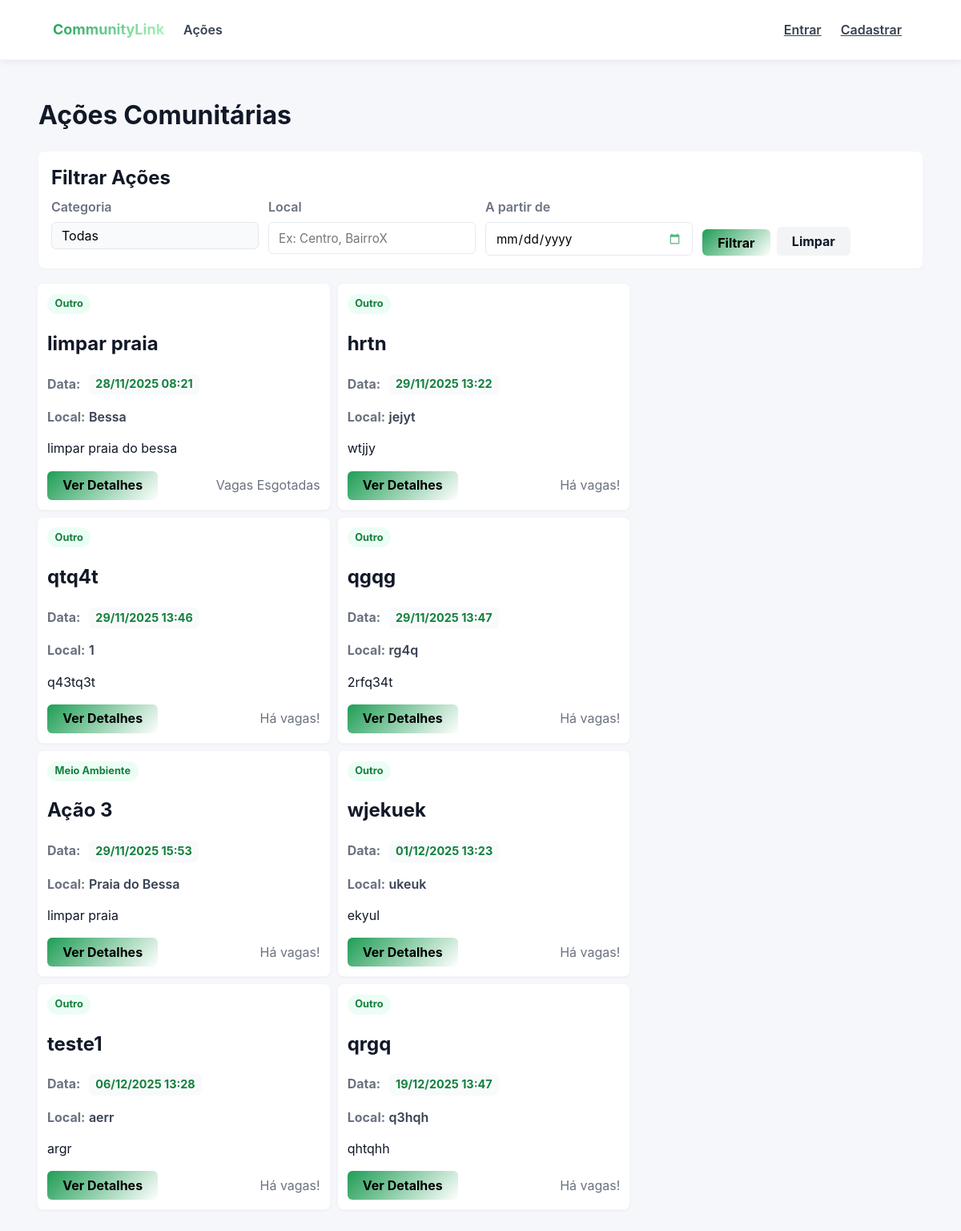
The page /acoes/ on the database as committed earlier.
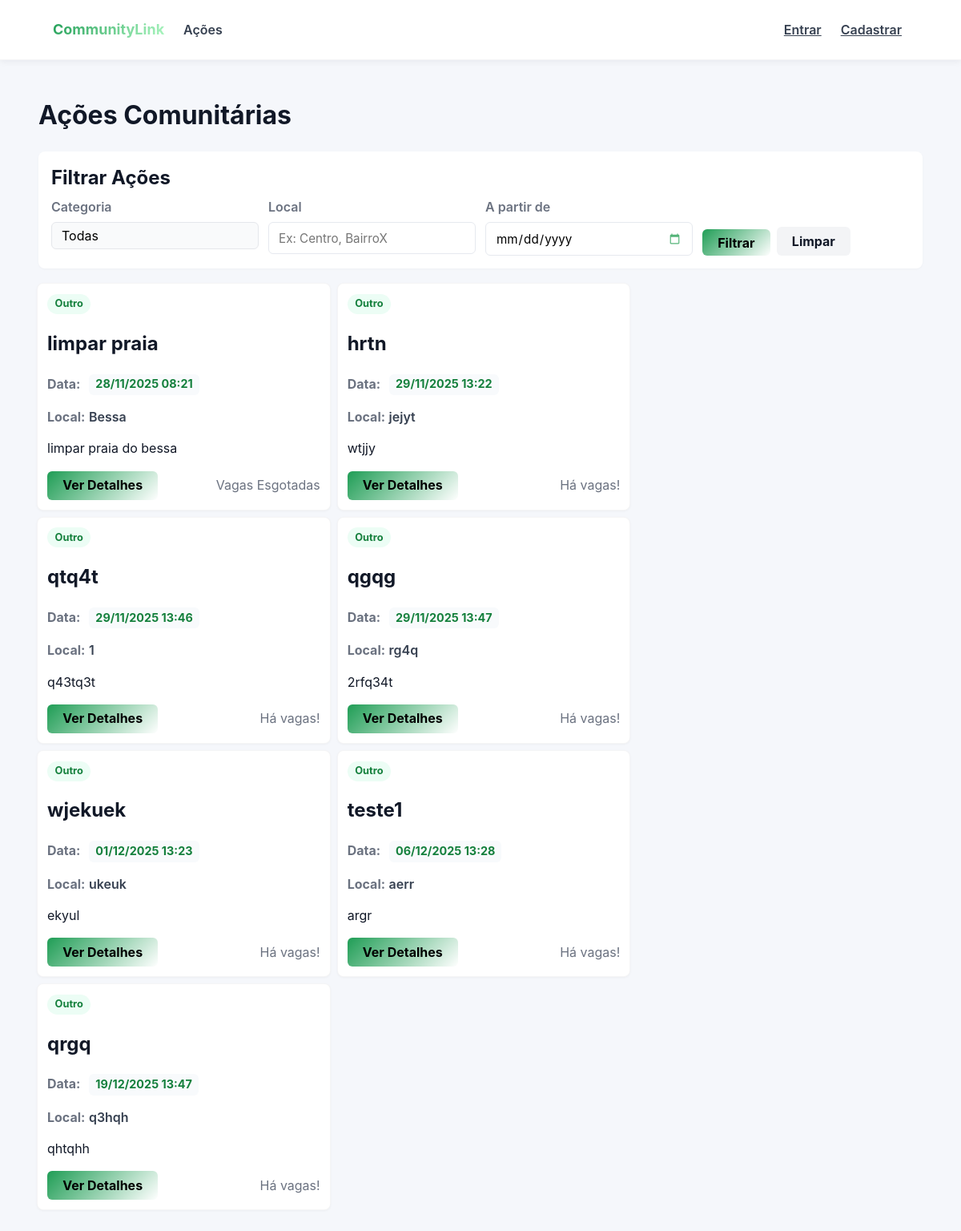
The same page on the database as committed later.
### acoes/models.py (models this page shows, shortened)
class Acao(models.Model):
    titulo = models.CharField(max_length=200)
    descricao = models.TextField()
    data = models.DateTimeField() # Armazena data e hora
    local = models.CharField(max_length=255)
    numero_vagas = models.PositiveIntegerField()
    CATEGORIA_CHOICES = [
        ('SAUDE', 'Saúde'),
        ('EDUCACAO', 'Educação'),
        ('MEIO_AMBIENTE', 'Meio Ambiente'),
        ('ANIMAIS', 'Animais'),
        ('OUTRO', 'Outro'),
    ]
    categoria = models.CharField(max_length=50, choices=CATEGORIA_CHOICES, default='OUTRO')
    organizador = models.ForeignKey(
        User,
        on_delete=models.CASCADE,
        related_name='acoes_criadas' # Assim, podemos fazer: user.acoes_criadas.all()
    )
    voluntarios = models.ManyToManyField(
        User,
        through='Inscricao',         # O nome do modelo intermediário
        related_name='acoes_inscritas', # Assim, podemos fazer: user.acoes_inscritas.all()
        blank=True                   # A ação pode começar sem nenhum voluntário
    )
    notas_organizador = models.TextField(blank=True, null=True, help_text="Notas privadas do organizador sobre a execução da ação.")
    @property
    def vagas_preenchidas(self):
        return self.inscricao_set.filter(status='ACEITO').count()
    @property
    def esta_cheia(self):
        return self.vagas_preenchidas >= self.numero_vagas
    def get_absolute_url(self):
        return reverse('acoes:acao_detail', kwargs={'pk': self.pk})

### acoes/views.py (the view)
# urls.py: path('', views.acao_list, name='acao_list'),
def acao_list(request):
    acoes_list = Acao.objects.filter(data__gte=timezone.localdate())
    acoes_list = filtrar_acoes_queryset(request, acoes_list)
    acoes_list = acoes_list.order_by('data')
    page_obj = paginar_queryset(request, acoes_list, itens_por_pagina=10)
    context = {
        'acoes': page_obj,
        'categorias_choices': Acao.CATEGORIA_CHOICES, # Passa as opções de categoria
        'filter_values': request.GET, # Passa os valores do filtro (para preencher o form)
        'page_param': 'page' # Nome do parametro na URL
    }
    return render(request, 'acoes/acao_list.html', context)

### acoes/context_processors.py (called while the page is built, shortened)
def auth_groups_processor(request):
    is_organizador = False
    is_voluntario = False
    unread_notification_count = 0 # Valor padrão
    return {
        'is_organizador': is_organizador,
        'is_voluntario': is_voluntario,
        'unread_notification_count': unread_notification_count
    }

### acoes/views.py (called while the page is built)
def paginar_queryset(request, queryset, itens_por_pagina=5, param_name='page'):
    paginator = Paginator(queryset, itens_por_pagina)
    page_number = request.GET.get(param_name)
    page_obj = paginator.get_page(page_number)
    return page_obj

### acoes/templates/acoes/acao_list.html (shortened to what this page needs)
{% extends 'acoes/base.html' %}
{% block content %}
    <h1 class="page-title">Ações Comunitárias</h1>
    {% include 'acoes/_filter_form.html' %}
    <div class="grid-list">
        {% for acao in acoes %}
            <div class="grid-item third">
                <article class="card-acao">
                    <div>
                        <span class="badge">{{ acao.get_categoria_display }}</span>
                        <h2 class="card-title">{{ acao.titulo }}</h2>
                        <p class="muted"><strong>Data:</strong> <span class="item-date">{{ acao.data|date:"d/m/Y H:i" }}</span></p>
                        <p class="muted"><strong>Local:</strong> <span class="location">{{ acao.local }}</span></p>
                        <p class="prose">{{ acao.descricao|truncatewords:20 }}</p>
                    </div>
                    <div class="actions" style="margin-top:0.75rem; justify-content:space-between; align-items:center;">
                        <a href="{{ acao.get_absolute_url }}" class="btn btn-primary">Ver Detalhes</a>
                        {% if acao.esta_cheia %}
                            <span class="muted">Vagas Esgotadas</span>
                        {% else %}
                            <span class="muted">Há vagas!</span>
                        {% endif %}
                    </div>
                </article>
            </div>
        {% empty %}
            <p class="muted">Nenhuma ação encontrada.</p>
        {% endfor %}
    </div>
{% endblock %}

Rows that differ between the two databases and show on the page:
removed Acao: categoria "Meio Ambiente", titulo "Ação 3", data "29/11/2025 15:53", local "Praia do Bessa", descricao "limpar praia", numero_vagas "Há vagas!"
